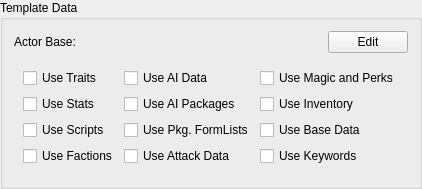
      <widget class="QGroupBox" name="groupBox">
       <property name="whatsThis">
        <string>&lt;p&gt;You can optionally have this Actor definition inherit data from another Actor definition instead of using its own data. This removes the need to keep multiple actor definitions in synch by hand. Use the checkboxes to control what data is borrowed.&lt;/p&gt;
&lt;p&gt;Most of the checkboxes are self-explanatory: they cause this actor to inherit all of the data in a given tab of this dialog box. Some of the checkboxes are a bit different:&lt;/p&gt;
&lt;dl&gt;
   &lt;dt&gt;&lt;b&gt;Use Traits&lt;/b&gt;&lt;/dt&gt;
      &lt;dd&gt;&lt;p&gt;The actor inherits everything in the Traits tab, the Sounds tab, the Face Parts tab, and the Face Morphs tab.&lt;/p&gt;&lt;/dd&gt;
   &lt;dt&gt;&lt;b&gt;Use Scripts&lt;/b&gt;&lt;/dt&gt;
      &lt;dd&gt;&lt;p&gt;The actor inherits Papyrus scripts. You can still attach scripts here, but they won't be used.&lt;/p&gt;&lt;/dd&gt;
   &lt;dt&gt;&lt;b&gt;Use AI Packages&lt;/b&gt;&lt;/dt&gt;
      &lt;dd&gt;&lt;p&gt;The actor inherits its list of AI packages.&lt;/p&gt;&lt;/dd&gt;
   &lt;dt&gt;&lt;b&gt;Use Package FormLists&lt;/b&gt;&lt;/dt&gt;
      &lt;dd&gt;&lt;p&gt;The actor inherits the Default Package List, and the lists of override packages.&lt;/p&gt;&lt;/dd&gt;
   &lt;dt&gt;&lt;b&gt;Use Base Data&lt;/b&gt;&lt;/dt&gt;
      &lt;dd&gt;
         &lt;p&gt;The actor inherits its name, short name, and the following options:&lt;/p&gt;
         &lt;ul&gt;
            &lt;li&gt;Essential&lt;/li&gt;
            &lt;li&gt;Protected&lt;/li&gt;
            &lt;li&gt;Respawn&lt;/li&gt;
            &lt;li&gt;Summonable&lt;/li&gt;
            &lt;li&gt;Simple Actor&lt;/li&gt;
            &lt;li&gt;Doesn't Affect Stealth Meter&lt;/li&gt;
         &lt;/ul&gt;
      &lt;/dd&gt;
&lt;/dl&gt;</string>
       </property>
       <property name="title">
        <string>Template Data</string>
       </property>
       <layout class="QGridLayout" name="gridLayout" columnstretch="0,1,0">
        <item row="0" column="0">
         <widget class="QLabel" name="label_4">
          <property name="text">
           <string>Actor Base:</string>
          </property>
          <property name="buddy">
           <cstring>templateActor</cstring>
          </property>
         </widget>
        </item>
        <item row="0" column="1">
         <widget class="DKFormPicker" name="templateActor">
          <property name="whatsThis">
           <string/>
          </property>
         </widget>
        </item>
        <item row="0" column="2">
         <widget class="QPushButton" name="buttonEditTemplateActor">
          <property name="text">
           <string>Edit</string>
          </property>
         </widget>
        </item>
        <item row="1" column="0" colspan="3">
         <widget class="QWidget" name="templateUseFlagContainer" native="true">
          <layout class="QGridLayout" name="templateFlags">
           <item row="2" column="0">
            <widget class="QCheckBox" name="templateUseScripts">
             <property name="text">
              <string>Use Scripts</string>
             </property>
            </widget>
           </item>
           <item row="3" column="0">
            <widget class="QCheckBox" name="templateUseFactions">
             <property name="text">
              <string>Use Factions</string>
             </property>
            </widget>
           </item>
           <item row="0" column="0">
            <widget class="QCheckBox" name="templateUseTraits">
             <property name="text">
              <string>Use Traits</string>
             </property>
            </widget>
           </item>
           <item row="1" column="0">
            <widget class="QCheckBox" name="templateUseStats">
             <property name="text">
              <string>Use Stats</string>
             </property>
            </widget>
           </item>
           <item row="0" column="1">
            <widget class="QCheckBox" name="templateUseAIData">
             <property name="text">
              <string>Use AI Data</string>
             </property>
            </widget>
           </item>
           <item row="0" column="2">
            <widget class="QCheckBox" name="templateUseSpellList">
             <property name="text">
              <string>Use Magic and Perks</string>
             </property>
            </widget>
           </item>
           <item row="1" column="1">
            <widget class="QCheckBox" name="templateUseAIPackages">
             <property name="text">
              <string>Use AI Packages</string>
             </property>
            </widget>
           </item>
           <item row="2" column="1">
            <widget class="QCheckBox" name="templateUsePackageFormLists">
             <property name="accessibleName">
              <string>Use AI Package Form Lists</string>
             </property>
             <property name="text">
              <string>Use Pkg. FormLists</string>
             </property>
            </widget>
           </item>
           <item row="3" column="1">
            <widget class="QCheckBox" name="templateUseAttackData">
             <property name="text">
              <string>Use Attack Data</string>
             </property>
            </widget>
           </item>
           <item row="1" column="2">
            <widget class="QCheckBox" name="templateUseInventory">
             <property name="text">
              <string>Use Inventory</string>
             </property>
            </widget>
           </item>
           <item row="2" column="2">
            <widget class="QCheckBox" name="templateUseBaseData">
             <property name="text">
              <string>Use Base Data</string>
             </property>
            </widget>
           </item>
           <item row="3" column="2">
            <widget class="QCheckBox" name="templateUseKeywords">
             <property name="text">
              <string>Use Keywords</string>
             </property>
            </widget>
           </item>
          </layout>
         </widget>
        </item>
       </layout>
      </widget>
